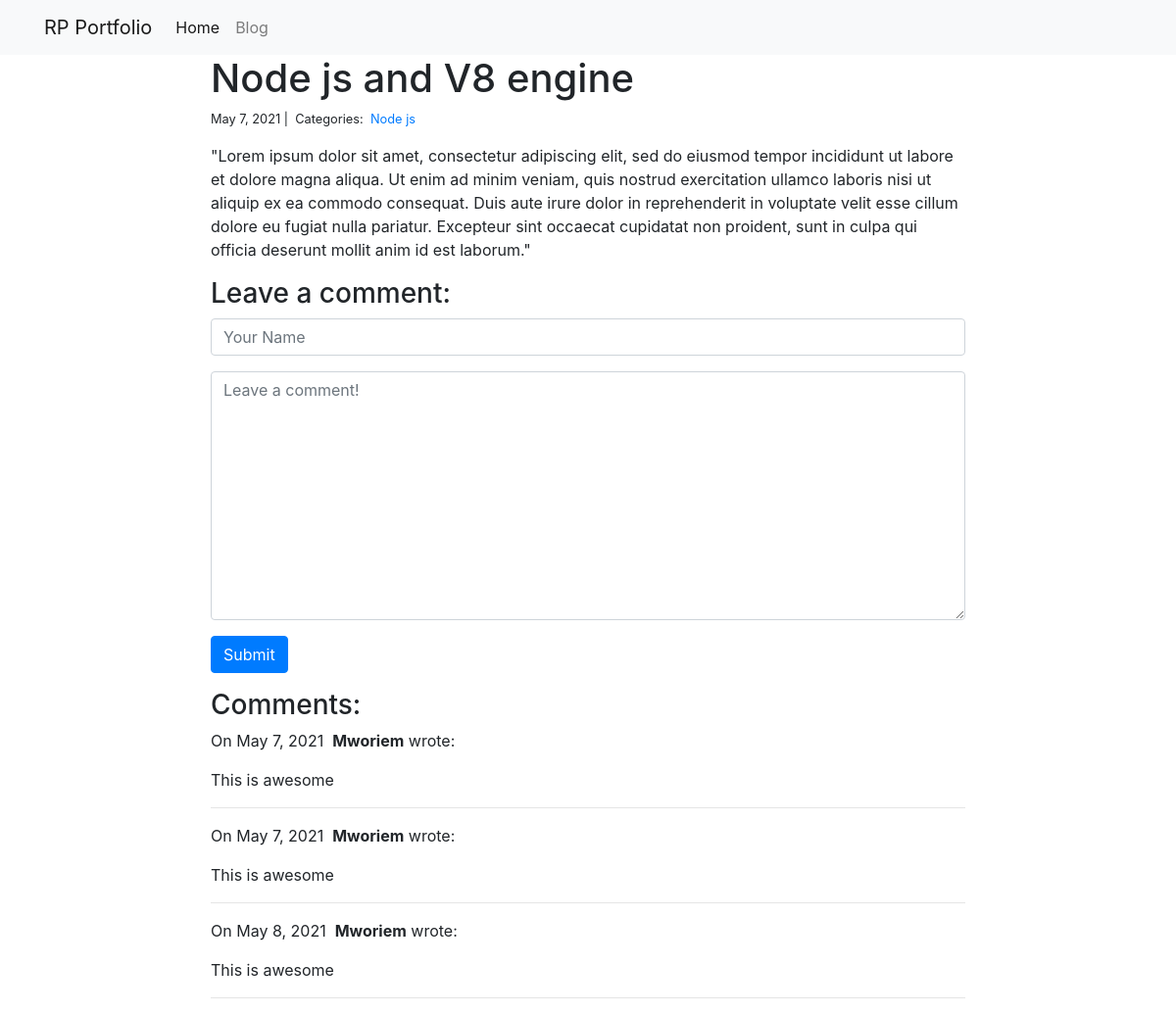
Page /blog/1/ on the committed database.
### blog/models.py (models this page shows)
class Post(models.Model):
    title = models.CharField(max_length=255)
    body = models.TextField()
    created_on = models.DateTimeField(auto_now_add=True)
    last_modified = models.DateTimeField(auto_now=True)
    categories = models.ManyToManyField('Category', related_name='posts')

class Category(models.Model):
    name = models.CharField(max_length=20)

class Comment(models.Model):
    author = models.CharField(max_length=60)
    body = models.TextField()
    created_on = models.DateTimeField(auto_now_add=True)
    post = models.ForeignKey('Post', on_delete=models.CASCADE)

### blog/views.py (the view, shortened to what this page needs)
# urls.py: path("<int:pk>/", views.blog_detail, name="blog_detail"),
def blog_detail(request, pk):
    post = Post.objects.get(pk=pk)
    form = CommentForm()
    comments = Comment.objects.filter(post=post)
    context = {
        "post": post,
        "comments": comments,
        "form": form,
    }
    return render(request, "blog_detail.html", context)

### blog/forms.py
class CommentForm(forms.Form):
    author = forms.CharField(
        max_length=60,
        widget=forms.TextInput(attrs={
            "class": "form-control",
            "placeholder": "Your Name"
        })
    )
    body = forms.CharField(widget=forms.Textarea(
        attrs={
            "class": "form-control",
            "placeholder": "Leave a comment!"
        })
    )

### blog/templates/blog_detail.html (shortened to what this page needs)
{% extends "base.html" %}
{% block page_content %}
<div class="col-md-8 offset-md-2">
    <h1>{{ post.title }}</h1>
    <small>
        {{ post.created_on.date }} |&nbsp;
        Categories:&nbsp;
        {% for category in post.categories.all %}
        <a href="{% url 'blog_category' category.name %}">
            {{ category.name }}
        </a>&nbsp;
        {% endfor %}
    </small>
    <p>{{ post.body | linebreaks }}</p>
    <h3>Leave a comment:</h3>
    <form action="/blog/{{ post.pk }}/" method="post">
        <div class="form-group">
            {{ form.author }}
        </div>
        <div class="form-group">
            {{ form.body }}
         </div>
        <button type="submit" class="btn btn-primary">Submit</button>
    </form>
    <h3>Comments:</h3>
    {% for comment in comments %}
    <p>
        On {{comment.created_on.date }}&nbsp;
        <b>{{ comment.author }}</b> wrote:
    </p>
    <p>{{ comment.body }}</p>
    <hr>
    {% endfor %}
</div>
{% endblock %}

### portfolio_project/templates/base.html (shortened to what this page needs)
<link
  rel="stylesheet"
  href="https://stackpath.bootstrapcdn.com/bootstrap/4.1.3/css/bootstrap.min.css"
/>
<nav class="navbar navbar-expand-lg navbar-light bg-light">
  <div class="container">
    <a class="navbar-brand" href="{% url 'project_index' %}">RP Portfolio</a>
    <div class="collapse navbar-collapse" id="navbarSupportedContent">
      <ul class="navbar-nav mr-auto">
        <li class="nav-item active">
          <a class="nav-link" href="{% url 'project_index' %}">Home</a>
        </li>
        <li class="nav-item">
          <a class="nav-link" href="{% url 'blog_index' %}">Blog</a>
        </li>
      </ul>
    </div>
  </div>
</nav>
{% block page_content %}{% endblock %}

### rows in the picture
Post: title "Node js and V8 engine", created_on "May 7, 2021", body "\"Lorem ipsum dolor sit amet, consectetur adipiscing elit, sed do eiusmod tempor incididunt ut labore et dolore magna aliqua. Ut enim ad minim veniam, quis nostrud exercitation ullamco laboris nisi ut aliquip ex ea commodo consequat. Duis aute irure dolor in reprehenderit in voluptate velit esse cillum dolore eu fugiat nulla pariatur. Excepteur sint occaecat cupidatat non proident, sunt in culpa qui officia deserunt mollit anim id est laborum.\""
Category: name "Node js"
Comment: created_on "May 7, 2021", author "Mworiem", body "This is awesome"
Comment: created_on "May 7, 2021", author "Mworiem", body "This is awesome"
Comment: created_on "May 8, 2021", author "Mworiem", body "This is awesome"
